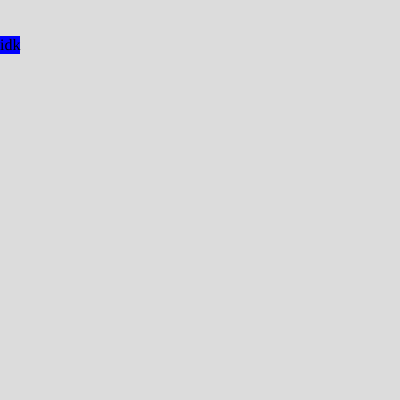
Frame 1 (no input)
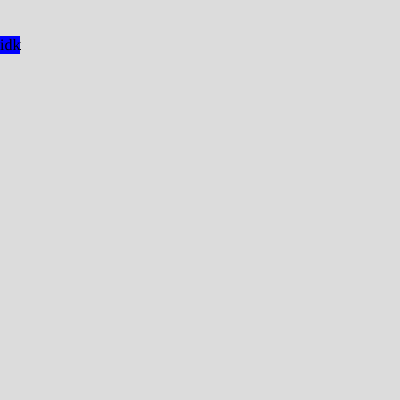
Frame 60 (no input)
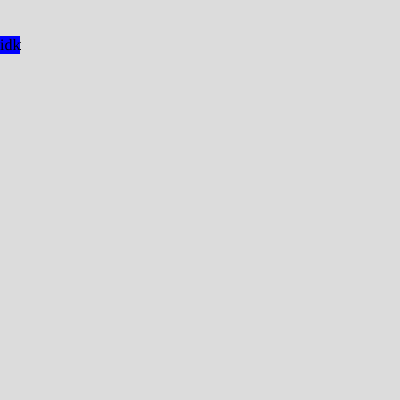
Frame 120 (the mouse pressed at the canvas centre since frame 60)

The p5.js sketch that drew these frames (run headless with seeded random() and noise() and a simulated clock; from frame 60 on, the mouse is pressed at the canvas centre):

// p5.js sketch
// ── sketch.js
let para;
let slider;
let sliderChange;
function setup() {
  createCanvas(400, 400);
  // Help blind or low-vision users understand your sketch
  describe("A 400 by 400 pixel gray canvas.");
  slider = createSlider(12, 72, 16);
}

function draw() {
  background(220);
  para = createP("idk");
  para.position(0, 20);
  para.style("background-color:blue");
}
